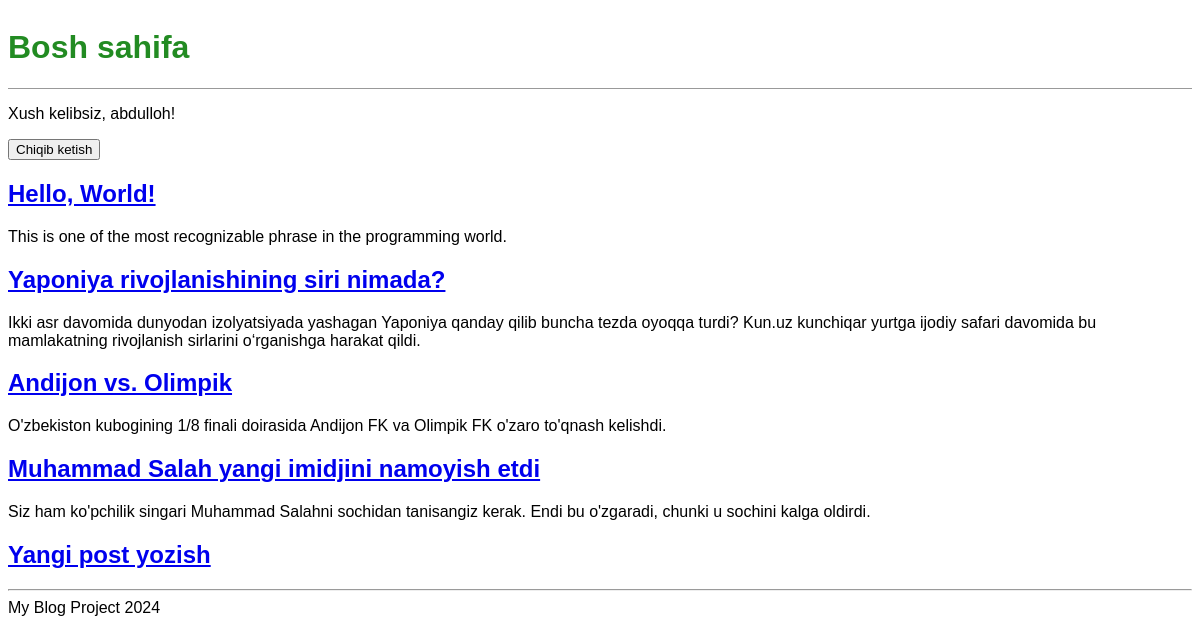
The app's page / (signed in) with its own data.
### blog/models.py (models this page shows, shortened)
class Post(models.Model):
	title = models.CharField(max_length=200)
	author = models.ForeignKey(
		'auth.User',
		on_delete=models.CASCADE
	)
	summary = models.CharField(max_length=400, null=True, blank=True, default="")
	body = models.TextField()

### blog/views.py (the view)
# urls.py: path('', BlogListView.as_view(), name='home'),
class BlogListView(ListView):
	model = Post
	template_name = 'home.html'

### templates/home.html (shortened to what this page needs)
<!DOCTYPE html>
<html>
<head>
</head>
<body>
{% extends 'base.html' %}
{% block content %}
	{% for post in object_list %}
		<div class="post-entry">
			<h2><a href="{% url 'post_detail' post.pk  %}">{{ post.title }}</a></h2>
			<p>{{ post.summary }}</p>
 		</div>
	{% endfor %}
{% endblock %}

### templates/base.html (shortened to what this page needs)
{% load static %}
<!DOCTYPE html>
<html>
<head>
	<link rel="stylesheet" href="{% static 'css/base.css' %}">
</head>
<body>
	<header>
		<h1><a href="{% url 'home' %}">Bosh sahifa</a></h1>
	</header>
	{% if user.is_authenticated %}
		<p>Xush kelibsiz, {{ user.username }}!</p>
		<form method="post" action="{% url 'logout' %}">{% csrf_token %}
	    <button type="submit">Chiqib ketish</button>
	</form>
	{% else %}
		<p>
			<a href="{% url 'login' %}">Saytga kirish</a> |
			<a href="{% url 'signup' %}">Ro'yxatdan o'tish</a>
		</p>
	{% endif %}
	<main>
		<div>
			{% block content %}
			{% endblock %}
		</div>
	</main>
	<footer>
		{% if user.is_authenticated %}
		<h2><a href="{% url 'post_new' %}">Yangi post yozish</a></h2>
		{% endif %}
		<hr>
		My Blog Project 2024
	</footer>
</body>
</html>

### static/css/base.css (style rules this page uses)
header { border-bottom: 1px solid #999; margin-bottom: 1rem; display: flex; }
body { font-family: 'Noto Sans JP', sans-serif; }
header h1 a { color: forestgreen; text-decoration: none; }

### records on screen
Post: title "Hello, World!", summary "This is one of the most recognizable phrase in the programming world."
Post: title "Yaponiya rivojlanishining siri nimada?", summary "Ikki asr davomida dunyodan izolyatsiyada yashagan Yaponiya qanday qilib buncha tezda oyoqqa turdi? Kun.uz kunchiqar yurtga ijodiy safari davomida bu mamlakatning rivojlanish sirlarini o‘rganishga harakat qildi."
Post: title "Andijon vs. Olimpik", summary "O'zbekiston kubogining 1/8 finali doirasida Andijon FK va Olimpik FK o'zaro to'qnash kelishdi."
Post: title "Muhammad Salah yangi imidjini namoyish etdi", summary "Siz ham ko'pchilik singari Muhammad Salahni sochidan tanisangiz kerak. Endi bu o'zgaradi, chunki u sochini kalga oldirdi."

### other values on screen
{{ user.username }} "abdulloh"
